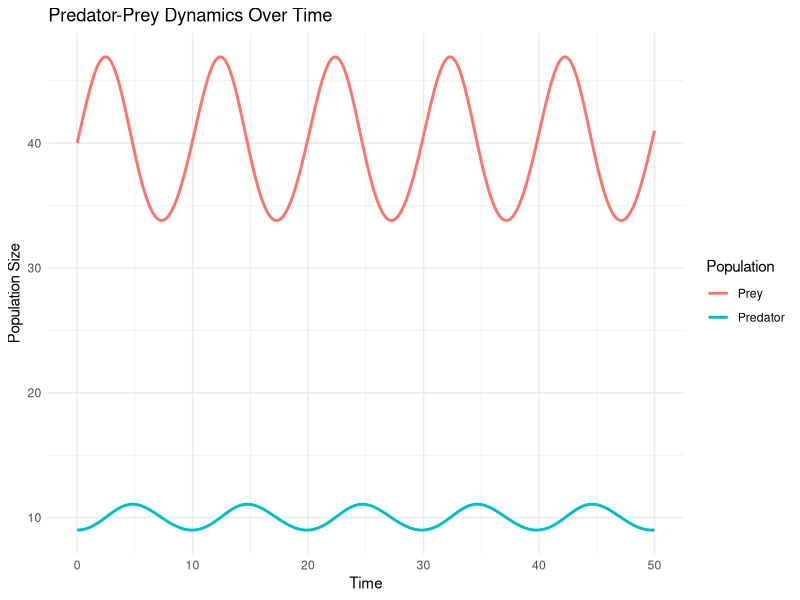

Reproduce this figure in R.
# Load necessary libraries
library(deSolve)
library(ggplot2)
library(reshape2)

# Parameters for the Predator-Prey Model
params <- list(
  prey_birth_rate = 1.0,
  predation_rate = 0.1,
  predator_efficiency = 0.10,
  predator_death_rate = 0.4,
  initial_prey = 40,
  initial_predator = 9
)

time_span <- seq(0, 50, by = 0.1)

# Predator-Prey Model Function
predator_prey_model <- function(time, state, parameters) {
  with(as.list(c(state, parameters)), {
    dPrey_dt <- a * Prey - b * Prey * Predator
    dPredator_dt <- e * b * Prey * Predator - m * Predator
    list(c(dPrey_dt, dPredator_dt))
  })
}

# Simulation Function
simulate_predator_prey <- function(params, time_span) {
  state <- c(Prey = params$initial_prey, Predator = params$initial_predator)
  parameters <- list(a = params$prey_birth_rate,
                     b = params$predation_rate,
                     e = params$predator_efficiency,
                     m = params$predator_death_rate)
  out <- ode(y = state, times = time_span, func = predator_prey_model, parms = parameters)
  as.data.frame(out)
}

# Plotting Function
plot_predator_prey <- function(simulation_results) {
  # Melt the data for plotting
  data_melted <- melt(simulation_results, id.vars = "time", variable.name = "Population", value.name = "linewidth")
  ggplot(data_melted, aes(x = time, y = linewidth, color = Population)) +
    geom_line(linewidth = 1) +
    labs(title = "Predator-Prey Dynamics Over Time", x = "Time", y = "Population Size") +
    theme_minimal()
}

# Run the simulation
results <- simulate_predator_prey(params, time_span)

# Plot the results
plot_predator_prey(results)
